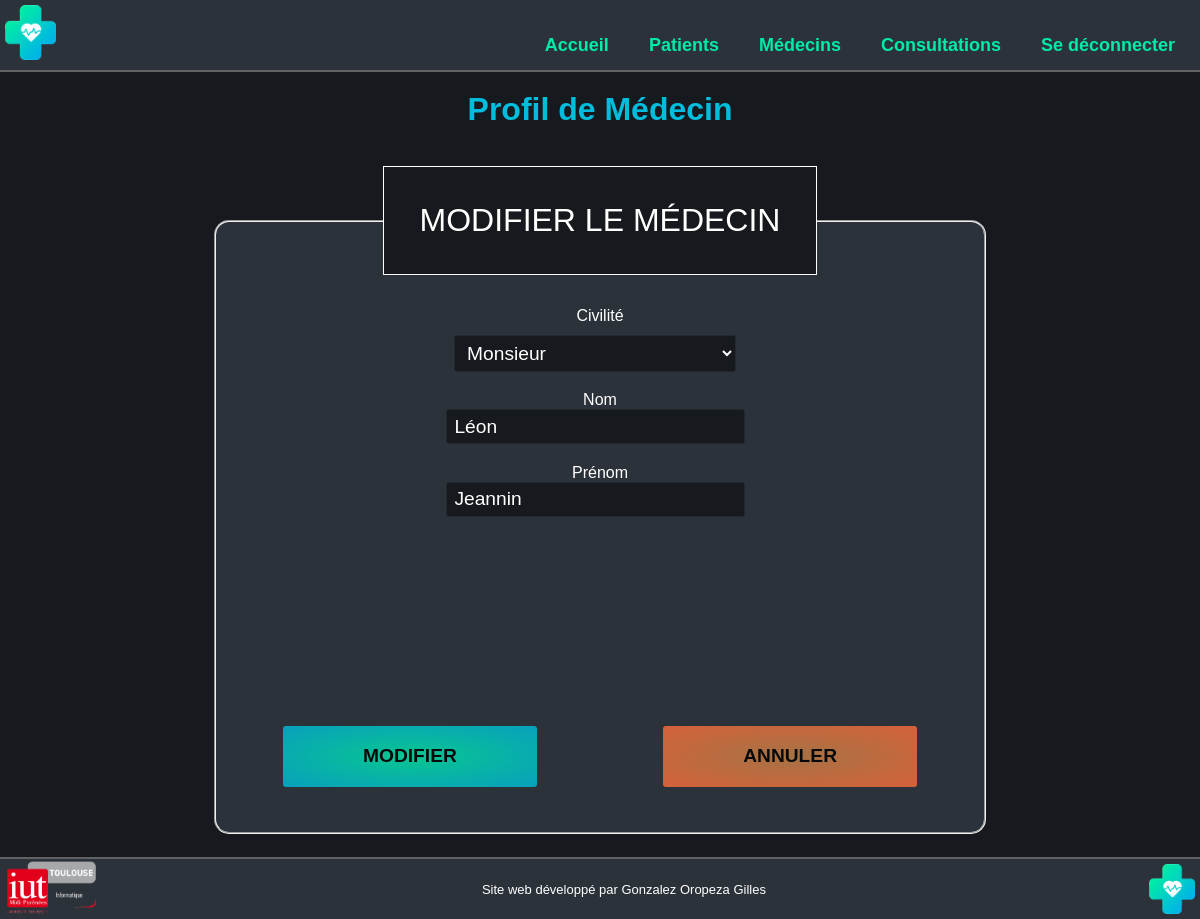
The app's page /profilmedecin.php?id_medecin=6 (signed in), older data.
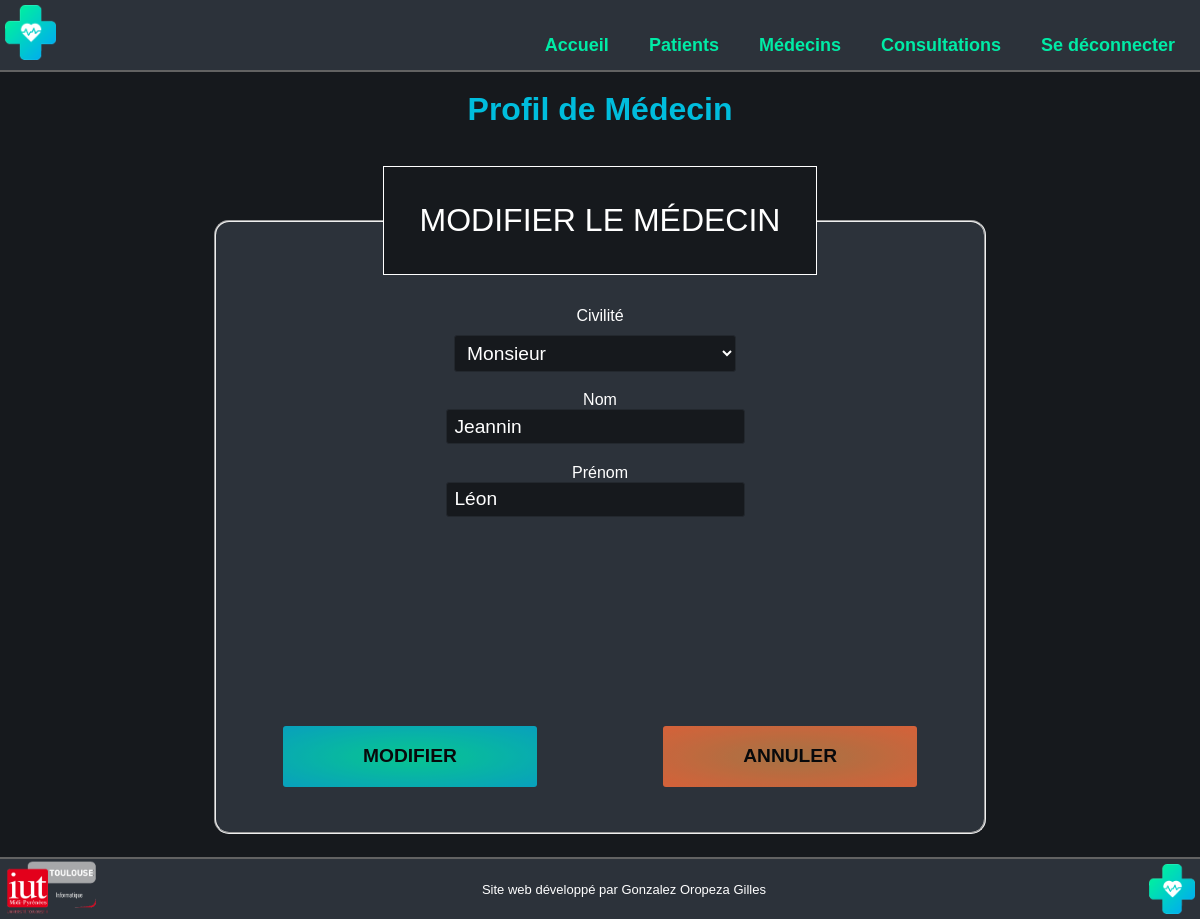
The same page, newer data.
### tables this page shows
CREATE TABLE IF NOT EXISTS `medecin` (
  `id_medecin` int(11) NOT NULL AUTO_INCREMENT,
  `nom` varchar(50) DEFAULT NULL,
  `prenom` varchar(50) DEFAULT NULL,
  `civilite` varchar(50) DEFAULT NULL,
  PRIMARY KEY (`id_medecin`)
);

### public_html/profilmedecin.php (the view, shortened to what this page needs)
<?php
require 'php/connexiondb.php';
$req = $linkpdo->prepare("SELECT civilite, nom, prenom, id_medecin FROM medecin WHERE id_medecin = :id_medecin");
$req->execute(array('id_medecin'=>$_GET['id_medecin']));
$data = $req->fetch();
?>
<!DOCTYPE html>
<html lang="fr">
<head>
	<link rel="stylesheet" type="text/css" href="css/common.css">
	<link rel="stylesheet" type="text/css" href="css/profilpatient.css">
	<link rel="stylesheet" type="text/css" href="css/footer.css">
	<link rel="stylesheet" type="text/css" href="css/header.css">
</head>
<body>
	<?php
		include "php/header.php";
	?>
	<h1>Profil de Médecin</h1>
	<fieldset>
		<legend>
			Modifier le médecin
		</legend>
		<form method="post" action="php/modificationMedecin.php">
			<div class="textinputs">
				Civilité<select name="civilite" required>
					<?php
						if($data['civilite'] === "Monsieur") {
							?>
					<option value="Monsieur">Monsieur</option>
							<?php
						} else {
							?>
					<option value="Madame">Madame</option>
					<option value="Monsieur">Monsieur</option>
							<?php
						} ?>
				</select>
				Nom<input type="text" name="nom" value="<?php echo $data['nom']; ?>" required></input>
				Prénom<input type="text" name="prenom" value="<?php echo $data['prenom']; ?>" required></input>
			</div>
			<div class="submitinputs">
				<input class="edit" type="submit" name="modifier" value="Modifier"></input>
				<button class="cancel" onclick="location.href='medecins.php'" type="button">Annuler</button>
			</div>
		</form>
	</fieldset>
	<?php
		include "php/footer.php";
	?>
</body>
</html>

Row changes from the older to the newer data that the page shows:
changed medecin "Monsieur": nom "Léon" → "Jeannin"; prenom "Jeannin" → "Léon"
